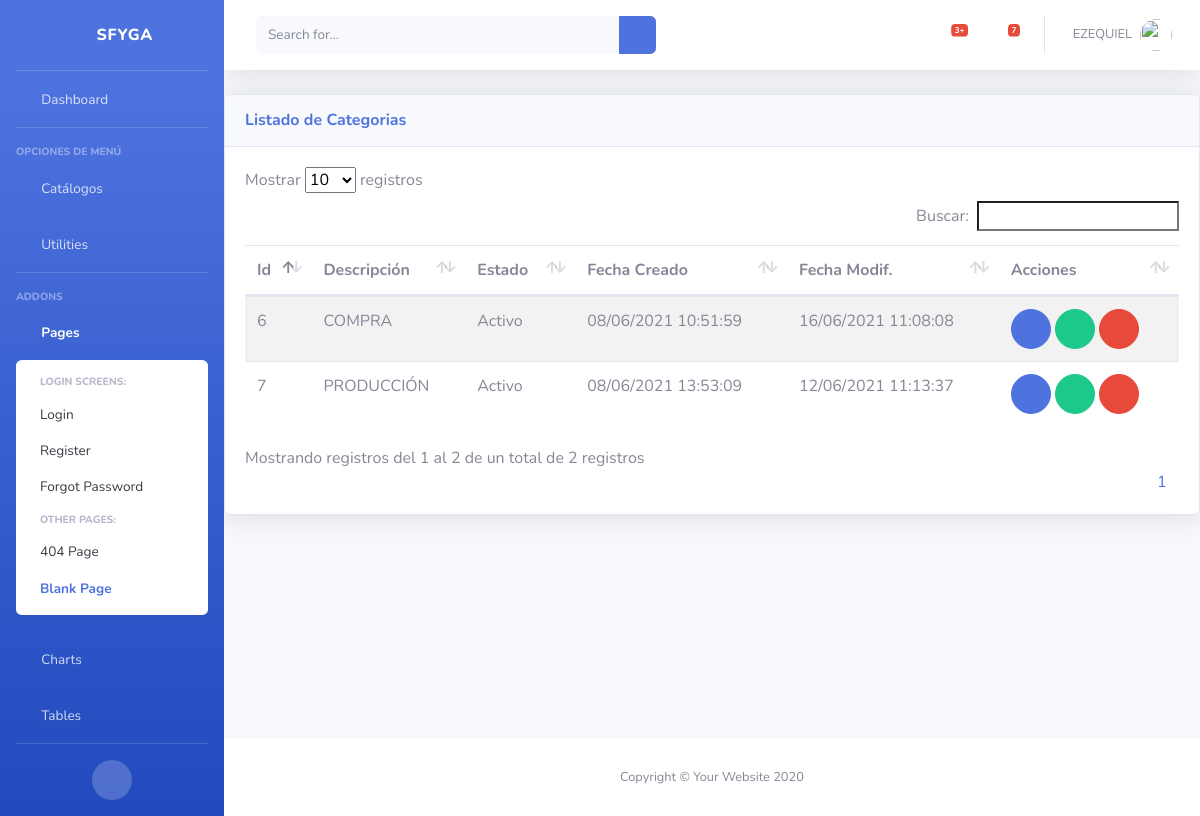
Page /inv/categorias/ (signed in) on the earlier database version.
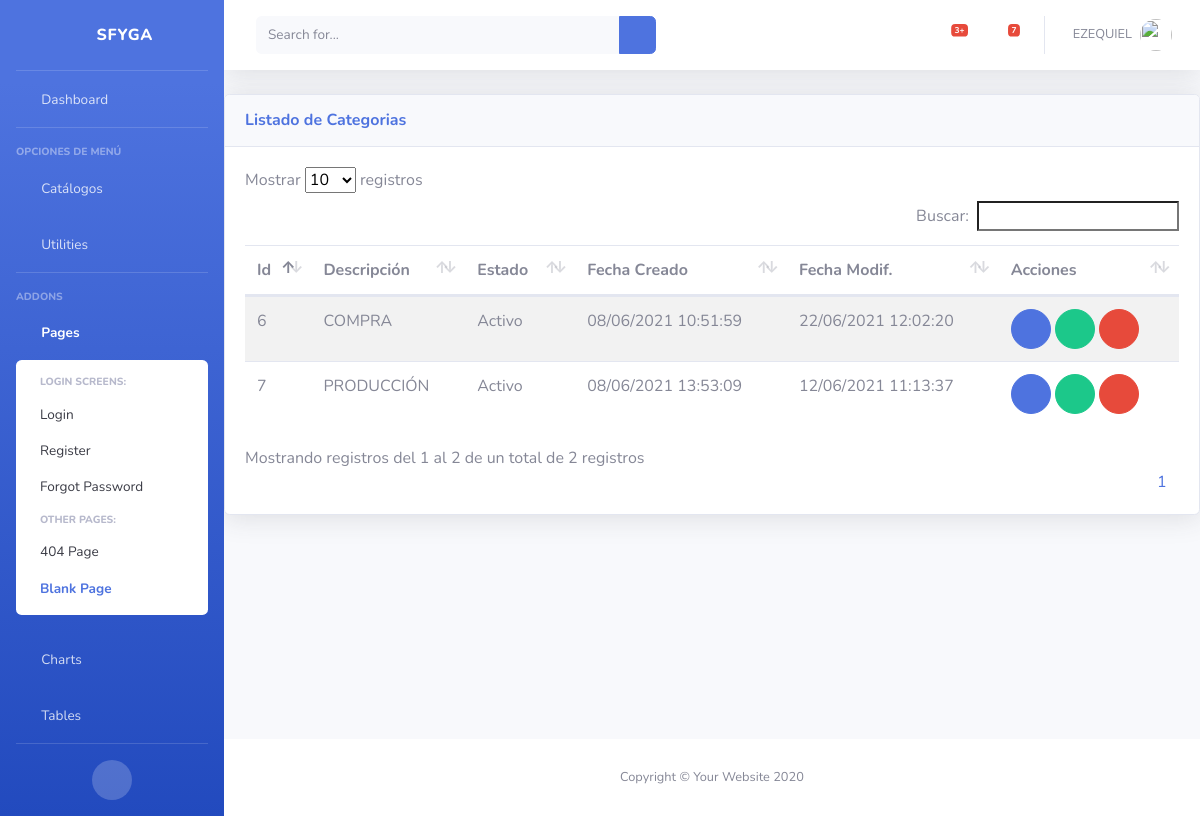
Same page on the later database version.
### inv/models.py (models this page shows, shortened)
class Categoria(ClaseModelo):
    descripcion = models.CharField(max_length=100, help_text='Descripción de la Categoría', unique=True)
    class Meta:
        verbose_name_plural = 'Categorias'

### inv/views.py (the view)
# urls.py: path('categorias/', CategoriaView.as_view(), name='categoria_list'),
class CategoriaView(LoginRequiredMixin, generic.ListView):
    model = Categoria
    template_name = "inv/categoria_list.html"
    context_object_name = "obj"
    login_url = "bases:login"

### inv/templates/inv/categoria_list.html (shortened to what this page needs)
{% extends 'base/base.html' %}
{% block page_content %}
<div class="card shadow mb-4">
    <div
        class="card-header py-3 d-flex flex-row align-items-center justify-content-between">
        <h6 class="m-0 font-weight-bold text-primary">Listado de Categorias</h6>
        <div class="dropdown no-arrow">
            <a class="dropdown-toggle" href="#" role="button" id="dropdownMenuLink"
                data-toggle="dropdown" aria-haspopup="true" aria-expanded="false">
                <i class="fas fa-ellipsis-v fa-sm fa-fw text-gray-400"></i>
            </a>
        </div>
    </div>
    <div class="card-body">
        {% if not obj %}
            <div class="alert alert-info">No Hay Categorias</div>
        {% else %}
            <table class= "table table-striped table-hover">
                <thead>
                    <th>Id</th>
                    <th>Descripción</th>
                    <th>Estado</th>
                    <th>Fecha Creado</th>
                    <th>Fecha Modif.</th>
                    <th class="all">Acciones</th>
                </thead>
                <tbody>
                    {% for item in obj %}
                    <tr>
                        <td>{{ item.id }}</td>
                        <td>{{ item.descripcion }}</td>
                        <td>{{ item.estado| yesno:"Activo,Inactivo" }}</td>
                        <td>{{ item.fc | date:"d/m/Y H:i:s" }}</td>
                        <td>{{ item.fm | date:"d/m/Y H:i:s" }}</td>
                        <td>
                            <a href="{% url 'inv:categoria_edit' item.id %}" class="btn btn-primary btn-circle" role="button"><i class="fas fa-edit"></i></a>
                            {% if item.estado == True %}
                                <a href="{% url 'inv:categoria_inactivar' item.id %}" class="btn btn-success btn-circle" role="button"><i class="fas fa-check"></i></a>
                            {% else %}
                                <a href="{% url 'inv:categoria_inactivar' item.id %}" class="btn btn-warning btn-circle" role="button"><i class="fas fa-check"></i></a>
                            {% endif %}
                                <a href="{% url 'inv:categoria_del' item.id %}" class="btn btn-danger btn-circle" role="button"><i class="fas fa-trash-alt"></i></a>
                        </td>
                    </tr>
                    {% endfor %}
                </tbody>
            </table>
        {% endif %}
    </div>
</div>
{% endblock page_content %}

Differences in the rows shown:
changed Categoria "COMPRA": fm "16/06/2021 11:08:08" → "22/06/2021 12:02:20"
